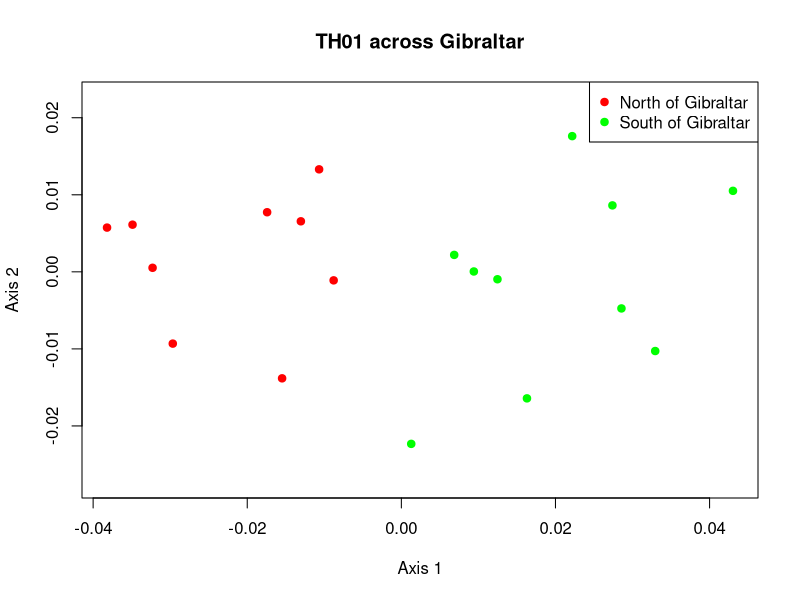

Here is the R script that generated this plot:

# read input into R data frame
reynolds_frame <- read.table(file="locus_TH01.mat",fill=TRUE,header=TRUE)

# make distance matrix and change into R dist object 
reynolds_matrix <- as.matrix(reynolds_frame)
reynolds_dist <- as.dist(reynolds_matrix)

# define colors to identify regions
region_colors <- rep("green",times=nrow(reynolds_frame))
region_colors[grep("Spain",colnames(reynolds_frame))] <- "red"

# required R library for this MDS
require(vegan)

# run the MDS
TH01_MDS <- metaMDS(reynolds_dist)

# open PNG device to output graphic in PNG format
png(file="TH01_MDS_plot.png")

# create the plot
plot(TH01_MDS,type="n",xlab="Axis 1", ylab="Axis 2", main="TH01 across Gibraltar")

# add the points
points(TH01_MDS,pch=19,col=region_colors)

# add a legend
legend("topright", legend=c("North of Gibraltar", "South of Gibraltar"), pch=19, col=c("red", "green"))

# close the PNG device
dev.off()
